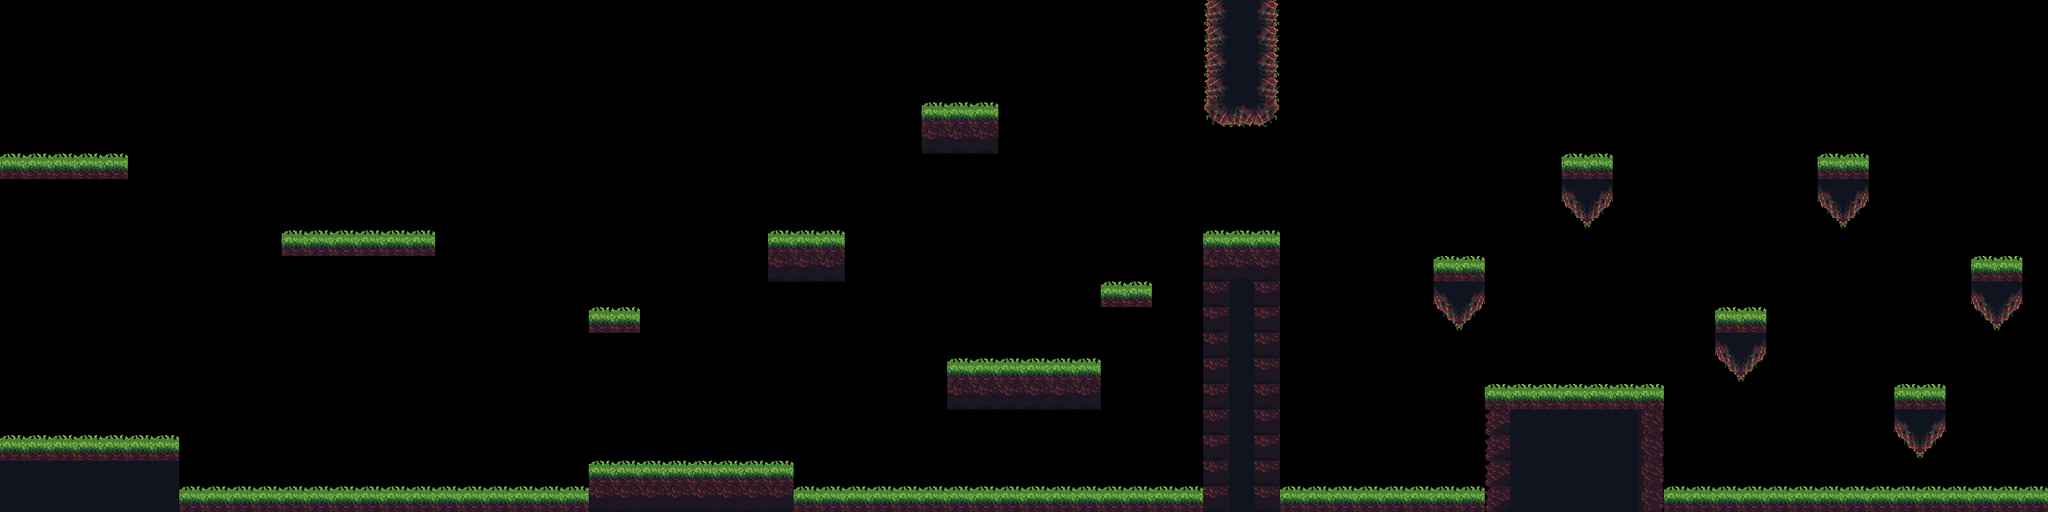

Rendered tile map (Tiled .tmx) drawn with the repository's tilesets; below, a short description and the map source with its tile grids summarised:
An orthogonal 80x20 tile map with 32x32 px tiles, 1 tile layer (background), 3 tilesets and 38 objects (12x coin, 4x floor, 2x medusa, player, suriken).

<map version="1.10" tiledversion="1.11.0" orientation="orthogonal" renderorder="right-down" width="80" height="20" tilewidth="32" tileheight="32" infinite="0" nextlayerid="6" nextobjectid="51">
 <tileset firstgid="1" name="Assets" tilewidth="32" tileheight="32" tilecount="144" columns="12">
  <image source="Assets.png" width="400" height="400" />
 </tileset>
 <tileset firstgid="145" name="32x32WoodsItchio" tilewidth="32" tileheight="32" tilecount="1566" columns="58">
  <image source="32x32WoodsItchio.png" width="1857" height="890" />
 </tileset>
 <tileset firstgid="1711" name="Map Tielset" tilewidth="32" tileheight="32" tilecount="100" columns="10">
  <image source="Map Tielset.png" width="320" height="320" />
 </tileset>
 <layer id="1" name="background" width="80" height="20">
  <data>[1600 cells, 250 non-empty, 14 distinct tile ids]</data>
 </layer>
 <objectgroup id="3" name="ground">
  <object id="20" type="floor" x="-20" y="-26.6667" width="49.3333" height="676" />
  <object id="22" type="floor" x="-30.303" y="612.121" width="2615.15" height="66.6667" />
  <object id="24" type="floor" x="-33.3333" y="-39.3939" width="2609.09" height="60.6061" />
  <object id="25" type="floor" x="2536.36" y="-39.3939" width="54.5455" height="721.212" />
  <object id="26" x="0" y="552.177" width="222.397" height="102.368" />
  <object id="27" x="741.554" y="587.879" width="253.86" height="63.6364" />
  <object id="28" x="1190.91" y="454.545" width="187.879" height="54.5455" />
  <object id="29" x="960.606" y="300" width="93.9394" height="48.4848" />
  <object id="30" x="1157.58" y="133.333" width="84.8485" height="54.5455" />
  <object id="31" x="357.576" y="296.97" width="184.848" height="22.6866" />
  <object id="32" x="1509.09" y="300" width="81.8182" height="342.424" />
  <object id="33" x="1515.15" y="6.06061" width="81.8182" height="139.394" />
  <object id="35" x="1793.94" y="321.212" width="60.6061" height="54.5455" />
  <object id="36" x="1954.55" y="193.939" width="48.4848" height="54.5455" />
  <object id="37" x="2160.61" y="396.97" width="36.3636" height="48.4848" />
  <object id="38" x="2284.85" y="200" width="39.3939" height="51.5152" />
  <object id="39" x="2478.79" y="336.364" width="33.3333" height="45.4545" />
  <object id="40" x="2387.88" y="496.97" width="27.2727" height="42.4242" />
  <object id="41" x="1864.82" y="490.909" width="216.997" height="145.455" />
  <object id="44" x="741.111" y="391.663" width="51.5964" height="25.7982" />
  <object id="46" x="1379.03" y="349.448" width="58.6322" height="30.4888" />
  <object id="48" x="0" y="194.659" width="166.516" height="28.1435" />
 </objectgroup>
 <objectgroup id="4" name="coin">
  <object id="2" type="coin" x="373.667" y="184" width="46.6667" height="52" />
  <object id="3" type="coin" x="474.667" y="187" width="46.6667" height="52" />
  <object id="4" type="coin" x="420.667" y="107" width="46.6667" height="52" />
  <object id="5" type="coin" x="984.667" y="201" width="46.6667" height="52" />
  <object id="6" type="coin" x="1176.67" y="45" width="46.6667" height="52" />
  <object id="7" type="coin" x="1256.67" y="362" width="46.6667" height="52" />
  <object id="9" type="coin" x="1801.67" y="241" width="46.6667" height="52" />
  <object id="10" type="coin" x="1960.67" y="114" width="46.6667" height="52" />
  <object id="11" type="coin" x="2152.67" y="302" width="46.6667" height="52" />
  <object id="12" type="coin" x="2280.67" y="108" width="46.6667" height="52" />
  <object id="13" type="coin" x="2375.67" y="402" width="46.6667" height="52" />
  <object id="14" type="coin" x="2471.67" y="234" width="46.6667" height="52" />
 </objectgroup>
 <objectgroup id="5" name="spawn">
  <object id="1" type="player" x="45.166" y="73.6012" width="86" height="74" />
 </objectgroup>
 <objectgroup id="2" name="monsters">
  <object id="15" type="medusa" x="448.499" y="596.12" width="62" height="42">
   <properties>
    <property name="isVertical" type="bool" value="false" />
    <property name="offNeg" type="float" value="7" />
    <property name="offPos" type="float" value="7" />
   </properties>
  </object>
  <object id="18" type="suriken" x="1968.36" y="479.394" width="44" height="64" />
  <object id="19" type="medusa" x="1249.33" y="600.155" width="62" height="42">
   <properties>
    <property name="isVertical" type="bool" value="false" />
    <property name="offNeg" type="float" value="7" />
    <property name="offPos" type="float" value="7" />
   </properties>
  </object>
 </objectgroup>
</map>
